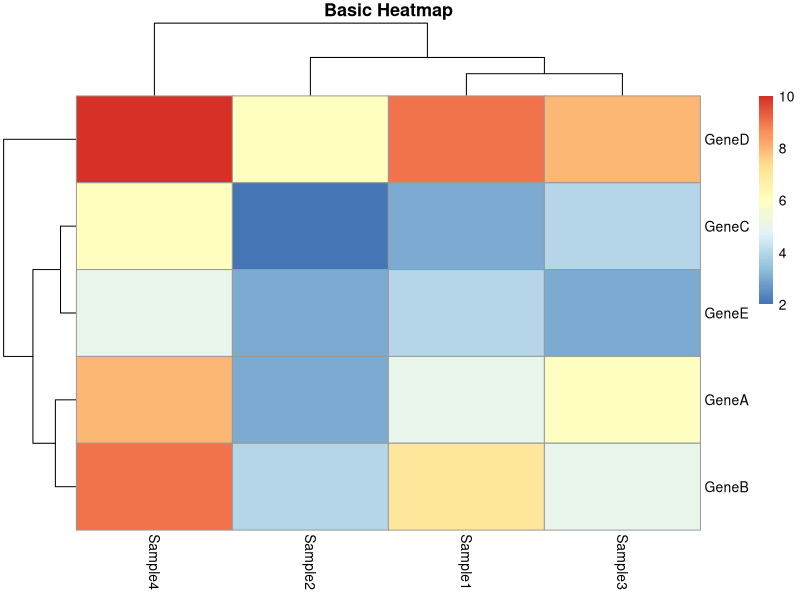
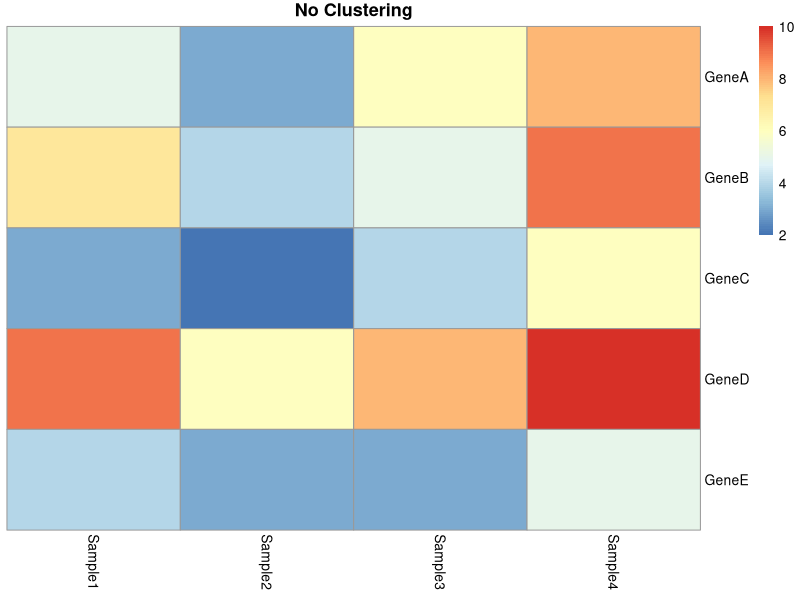
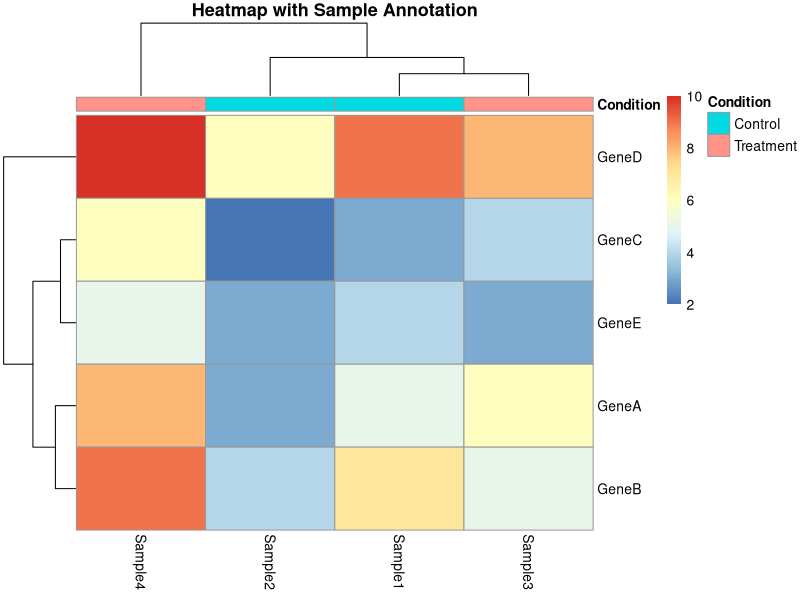
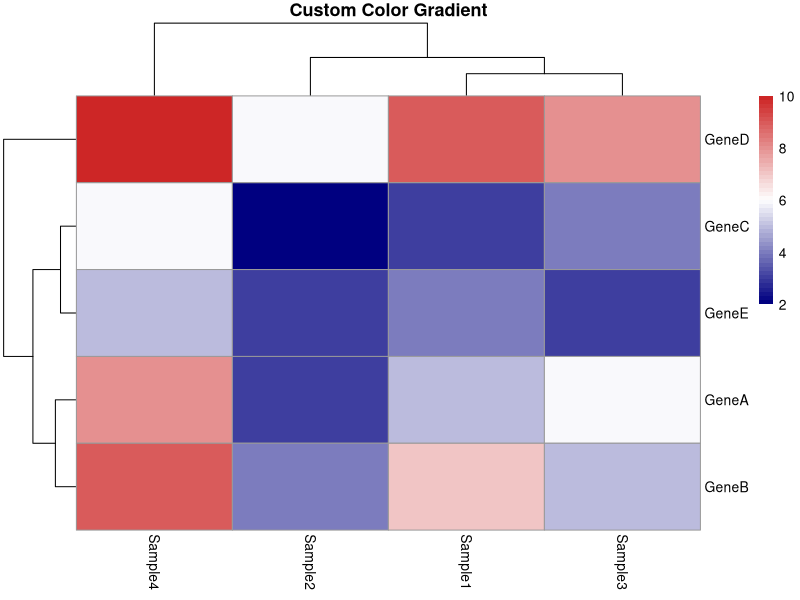
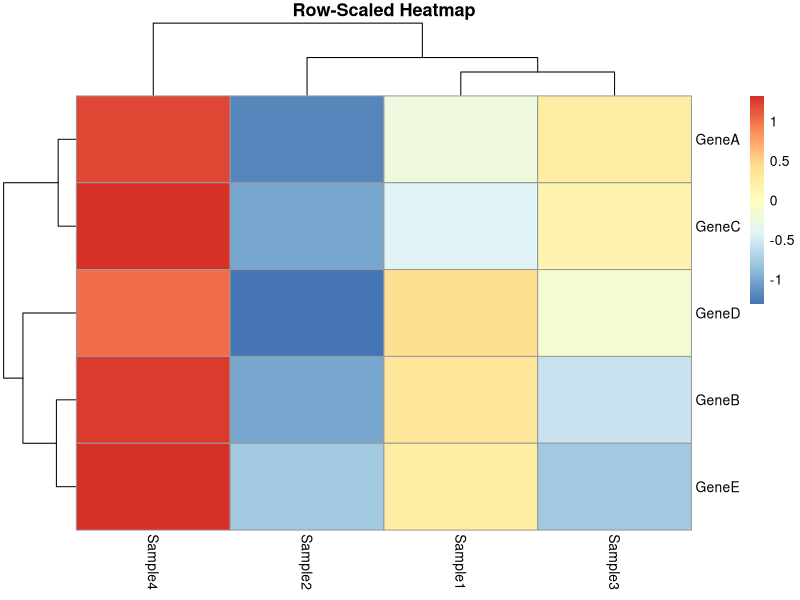

Here is the R script that generated these plots, in order:
##################################################
# 04_pheatmap_basics.R
##################################################

library(pheatmap)

##################################################
# 1. Create a numeric matrix
##################################################

# Example gene expression matrix (rows = genes, cols = samples)
expr_matrix <- matrix(
  data = c(5, 3, 6, 8,
           7, 4, 5, 9,
           3, 2, 4, 6,
           9, 6, 8, 10,
           4, 3, 3, 5),
  nrow = 5,
  byrow = TRUE
)

rownames(expr_matrix) <- c("GeneA", "GeneB", "GeneC", "GeneD", "GeneE")
colnames(expr_matrix) <- c("Sample1", "Sample2", "Sample3", "Sample4")

##################################################
# 2. Basic heatmap
##################################################

pheatmap(expr_matrix,
         main = "Basic Heatmap")

##################################################
# 3. Heatmap with clustering disabled
##################################################

pheatmap(expr_matrix,
         cluster_rows = FALSE,
         cluster_cols = FALSE,
         main = "No Clustering")

##################################################
# 4. Add sample annotation
##################################################

# Annotation data frame for samples
sample_annot <- data.frame(
  Condition = c("Control", "Control", "Treatment", "Treatment"),
  row.names = colnames(expr_matrix)
)

pheatmap(expr_matrix,
         annotation_col = sample_annot,
         main = "Heatmap with Sample Annotation")

##################################################
# 5. Customize colors
##################################################

pheatmap(expr_matrix,
         color = colorRampPalette(c("navy", "white", "firebrick3"))(50),
         main = "Custom Color Gradient")

##################################################
# 6. Scale the data by row
##################################################

pheatmap(expr_matrix,
         scale = "row",
         main = "Row-Scaled Heatmap")
